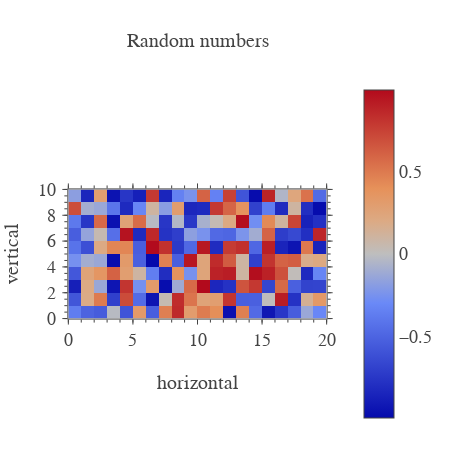

This figure's notebook cell:
### Code cell
plt.show(heatmap2)

### Figure 1 — Plotly figure (JSON) as saved in the notebook; plotly's stock layout.template omitted (floating-point values rounded to 4 significant figures; data arrays with more than 128 entries replaced by an {"elided": "..."} marker saying what was removed)
{"data": [{"transpose": true, "type": "heatmap", "uid": "26236de4-8636-4712-8074-4c5beb8a3478", "x": [0, 1, 2, 3, 4, 5, 6, 7, 8, 9, 10, 11, 12, 13, 14, 15, 16, 17, 18, 19, 20], "y": [0, 1, 2, 3, 4, 5, 6, 7, 8, 9, 10], "z": {"elided": "20x10 float values"}}, {"type": "heatmap", "uid": "9a0f2c44-d09a-40d2-a0e2-1eba123b0083", "visible": false, "xaxis": "x101", "yaxis": "y101"}, {"type": "heatmap", "uid": "d229686b-eef5-492c-8c00-bc21d5996c78", "visible": false, "xaxis": "x201", "yaxis": "y201"}], "layout": {"font": {"family": "Arial", "size": 18}, "height": 450, "margin": {"b": 20, "l": 20, "r": 20, "t": 80}, "title": {"font": {"size": 20}, "text": "Random numbers", "xanchor": "center", "xref": "paper", "y": 0.9111, "yanchor": "middle", "yref": "container"}, "width": 450, "xaxis": {"anchor": "y", "automargin": true, "constrain": "domain", "hoverformat": ".f", "nticks": 6, "range": [0, 20], "showgrid": false, "showline": false, "showticklabels": true, "tickfont": {"size": 18}, "ticklen": 5, "tickmode": "auto", "ticks": "outside", "title": {"font": {"size": 20}, "text": "horizontal"}, "zeroline": false}, "xaxis101": {"anchor": "y", "automargin": true, "constrain": "domain", "nticks": 6, "overlaying": "x", "range": [0, 20], "scaleanchor": "x", "showgrid": false, "showline": false, "showticklabels": false, "side": "top", "ticklen": 5, "tickmode": "auto", "ticks": "outside", "zeroline": false}, "xaxis201": {"anchor": "y", "automargin": true, "constrain": "domain", "mirror": "ticks", "nticks": 34, "overlaying": "x", "range": [0, 20], "scaleanchor": "x", "showgrid": false, "showline": true, "showticklabels": false, "ticklen": 3, "tickmode": "auto", "ticks": "outside", "zeroline": false}, "yaxis": {"anchor": "x", "automargin": true, "constrain": "domain", "hoverformat": ".f", "nticks": 6, "range": [0, 10], "scaleanchor": "x", "showgrid": false, "showline": false, "showticklabels": true, "tickfont": {"size": 18}, "ticklen": 5, "tickmode": "auto", "tickprefix": " ", "ticks": "outside", "ticksuffix": " ", "title": {"font": {"size": 20}, "text": "vertical"}, "zeroline": false}, "yaxis101": {"anchor": "x", "automargin": true, "constrain": "domain", "nticks": 6, "overlaying": "y", "range": [0, 10], "scaleanchor": "y", "showgrid": false, "showline": false, "showticklabels": false, "side": "right", "ticklen": 5, "tickmode": "auto", "ticks": "outside", "zeroline": false}, "yaxis201": {"anchor": "x", "automargin": true, "constrain": "domain", "mirror": "ticks", "nticks": 34, "overlaying": "y", "range": [0, 10], "scaleanchor": "y", "showgrid": false, "showline": true, "showticklabels": false, "ticklen": 3, "tickmode": "auto", "ticks": "outside", "zeroline": false}}}
